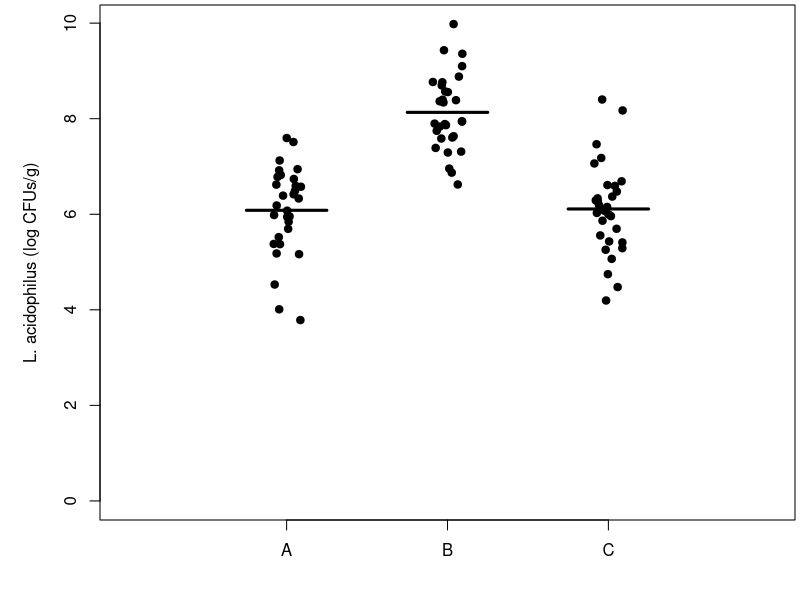
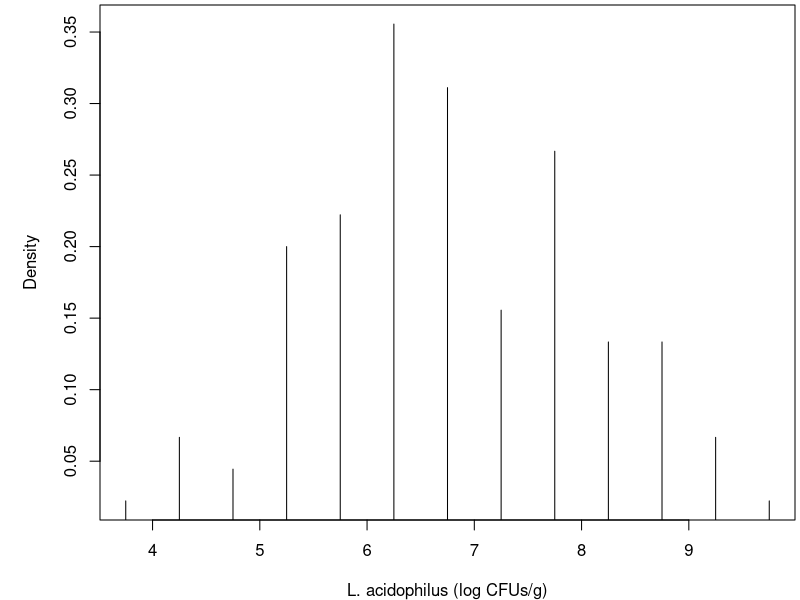
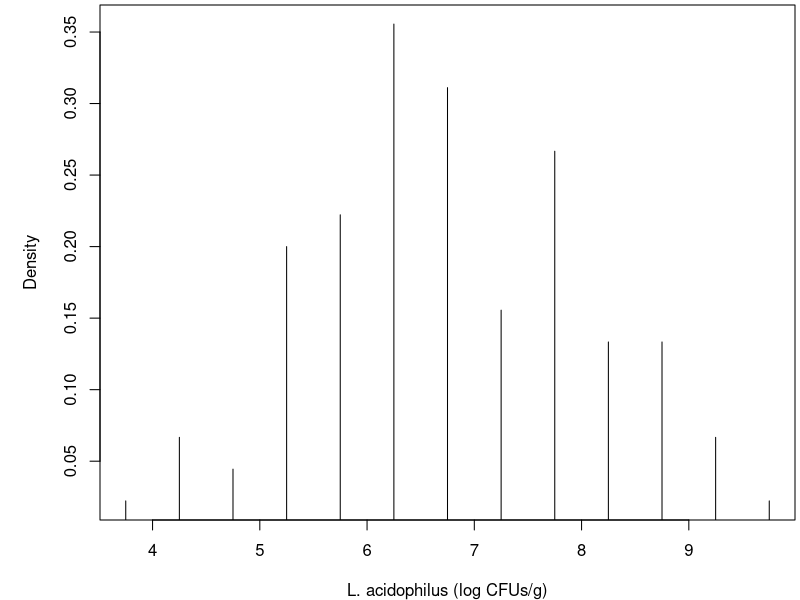

These figures' R source, in order: (Note: this script raises an error after producing the figures.)
## ---- chunk 1

library(knitr)
opts_chunk$set(hide = TRUE)
opts_chunk$set(eval = FALSE)
opts_chunk$set(tidy = TRUE)
opts_chunk$set(cache = FALSE)
par(mar=c(4,5,0.25, 0.25))

## ---- chunk 2
set.seed(1)
a <- rnorm(30, 6, 1)
b <- rnorm(30, 8, 1)
c <- rnorm(30, 6, 1)

stripchart(at=1, a, vertical=T, method="jitter", xlim=c(0,4), pch=19, ylim=c(0,max(a,b,c)), ylab="L. acidophilus (log CFUs/g)")
stripchart(at=2, b, vertical=T, method="jitter", pch=19, add=T)
stripchart(at=3, c, vertical=T, method="jitter", pch=19, add=T)

a.mean <- mean(a)
b.mean <- mean(b)
c.mean <- mean(c)

points(x=c(0.75, 1.25), y=c(a.mean, a.mean), type="l", lwd=3)
points(x=c(1.75, 2.25), y=c(b.mean, b.mean), type="l", lwd=3)
points(x=c(2.75, 3.25), y=c(c.mean, c.mean), type="l", lwd=3)

axis(1, at=seq(1:3), label=c("A", "B", "C"))

## ---- chunk 3
h <- hist(c(a,b,c), breaks=20, plot=F)
plot(h$mids, h$density, type="h", xlab="L. acidophilus (log CFUs/g)", ylab="Density")
## ---- chunk 4
plot(h$mids, h$density, type="h", xlab="L. acidophilus (log CFUs/g)", ylab="Density")
z <- seq(min(h$mids)-1, max(h$mids)+1, 0.25)
points(dnorm(z, mu, sigma)~z, type="l", lwd=3, col="red")


## ---- chunk 5
x.doublebar <- mean(c(a, b, c))
x.bar <- apply(cbind(a,b,c), 2, mean)
n.i <- apply(cbind(a,b,c), 2, length)

ssd.between <- sum(n.i*(x.bar-x.doublebar)^2)
ssd.within <- sum((rbind(a,b,c)-x.bar)^2)
ssd.total <- sum((c(a,b,c)-x.doublebar)^2)
df.between <- 3-1
df.within <- length(c(a,b,c))-3
ms.between <- ssd.between / df.between
ms.within <- ssd.within / df.within
F <- ms.between / ms.within
P <- 1-pf(F, df.between, df.within)
## ---- chunk 6
groups <- c(rep("A", length(a)), rep("B", length(b)), rep("C", length(c)))
data <- c(a, b, c)
## ---- chunk 7
anova(lm(data~groups))
## ---- chunk 8
pairwise.t.test(data, groups)
## ---- chunk 9

stripchart(at=1, a, vertical=T, method="jitter", xlim=c(0,4), pch=19, ylim=c(0,max(a,b,c)), ylab="L. acidophilus (log CFUs/g)")
stripchart(at=2, b, vertical=T, method="jitter", pch=19, add=T)
stripchart(at=3, c, vertical=T, method="jitter", pch=19, add=T)

points(x=c(0.75, 1.25), y=c(a.mean, a.mean), type="l", lwd=3)
points(x=c(1.75, 2.25), y=c(b.mean, b.mean), type="l", lwd=3)
points(x=c(2.75, 3.25), y=c(c.mean, c.mean), type="l", lwd=3)

axis(1, at=seq(1:3), label=c("A", "B", "C"))
text(x=1, y=2, label="a", cex=1.5, font=2)
text(x=2, y=2, label="b", cex=1.5, font=2)
text(x=3, y=2, label="a", cex=1.5, font=2)

## ---- chunk 10
kruskal.test(x=data, g=factor(groups))
## ---- chunk 11
metadata <- read.table(file="wild.metadata.txt", header=T, row.names=1)
anova(lm(metadata$Weight~metadata$SP+metadata$Sex))
## ---- chunk 12
anova(lm(metadata$Weight~metadata$SP*metadata$Sex))
## ---- chunk 13
between <- var(c(a.mean, b.mean, c.mean))
within <- mean(c(var(a), var(b), var(c)))
power.anova.test(groups=3, n=30, between.var=between, within.var=within, sig.level=0.05)
## ---- chunk 14
between <- var(c(6.0, 6.0, 6.5))
power.anova.test(groups=3, n=NULL, between.var=between, within.var=within, power=0.80, sig.level=0.05)
